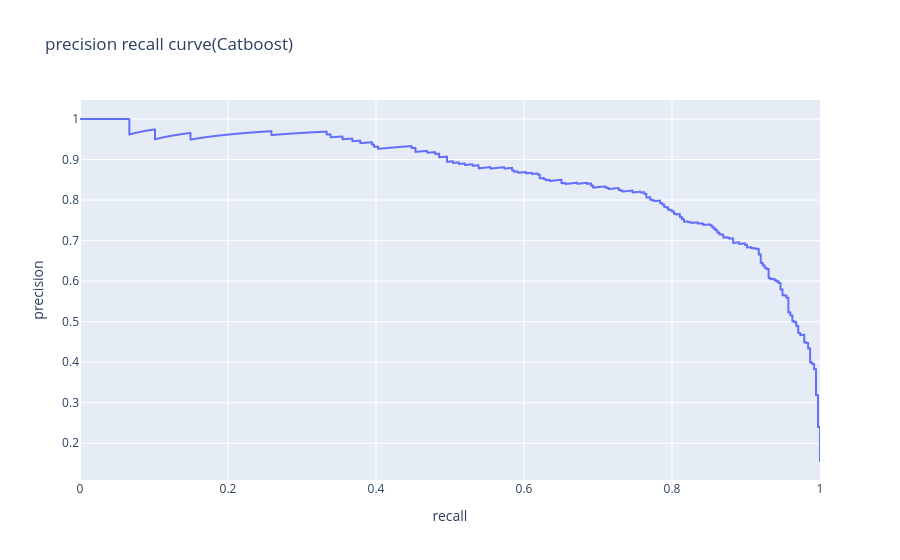

This figure's notebook cell:
### Code cell
from sklearn.metrics import precision_recall_curve
import plotly.express as px

y_prob_best = models['CatBoost'].predict_proba(X_test)[:, -1]
precision_val, recall_val, threshold = precision_recall_curve(y_test, y_prob_best)
fig = px.line(
    x = recall_val,  y = precision_val,
    labels = {"x": "recall", "y": "precision"},
    title =  "precision recall curve(Catboost)"
)

fig.show()

### Figure 1 — Plotly figure (JSON) as saved in the notebook; plotly's stock layout.template omitted (floating-point values rounded to 4 significant figures; data arrays with more than 128 entries replaced by an {"elided": "..."} marker saying what was removed)
{"data": [{"hovertemplate": "recall=%{x}<br>precision=%{y}<extra></extra>", "legendgroup": "", "line": {"color": "#636efa", "dash": "solid"}, "marker": {"symbol": "circle"}, "mode": "lines", "name": "", "showlegend": false, "type": "scattergl", "x": {"elided": "2401 float values"}, "xaxis": "x", "y": {"elided": "2401 float values"}, "yaxis": "y"}], "layout": {"legend": {"tracegroupgap": 0}, "title": {"text": "precision recall curve(Catboost)"}, "xaxis": {"anchor": "y", "domain": [0, 1], "title": {"text": "recall"}}, "yaxis": {"anchor": "x", "domain": [0, 1], "title": {"text": "precision"}}}}
